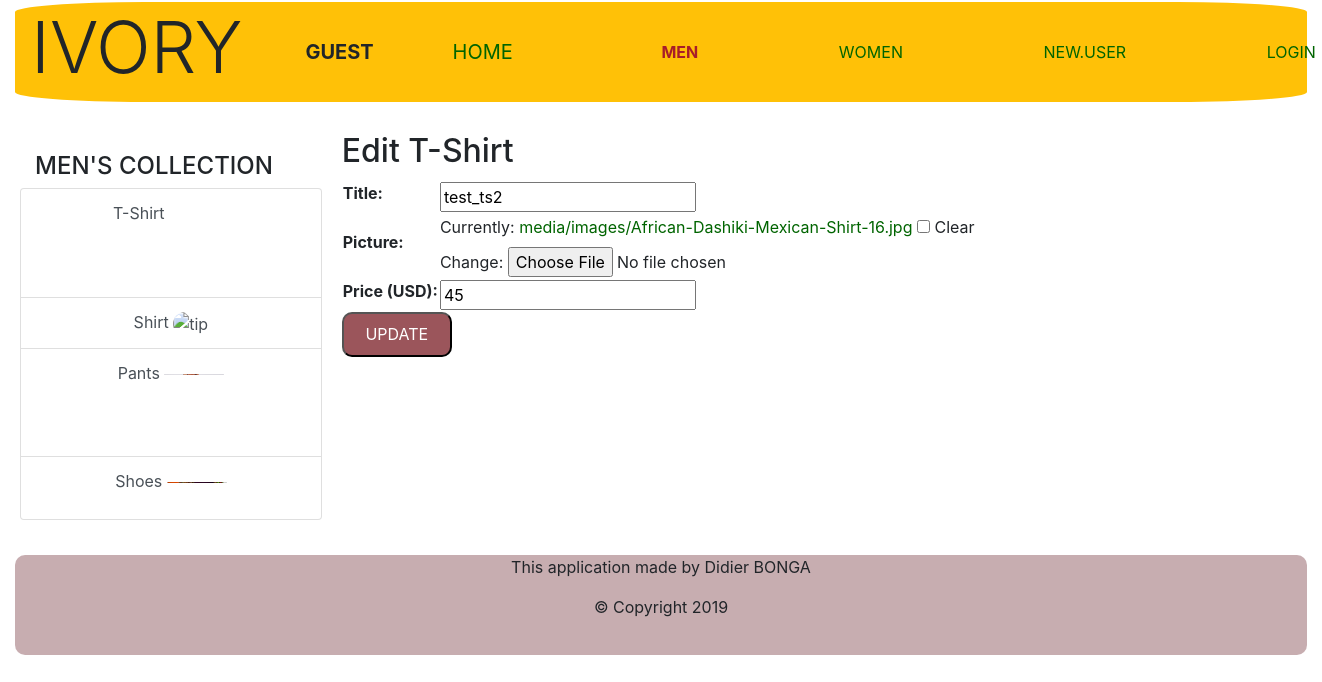
Page /edittshirt/6/ on the earlier database version.
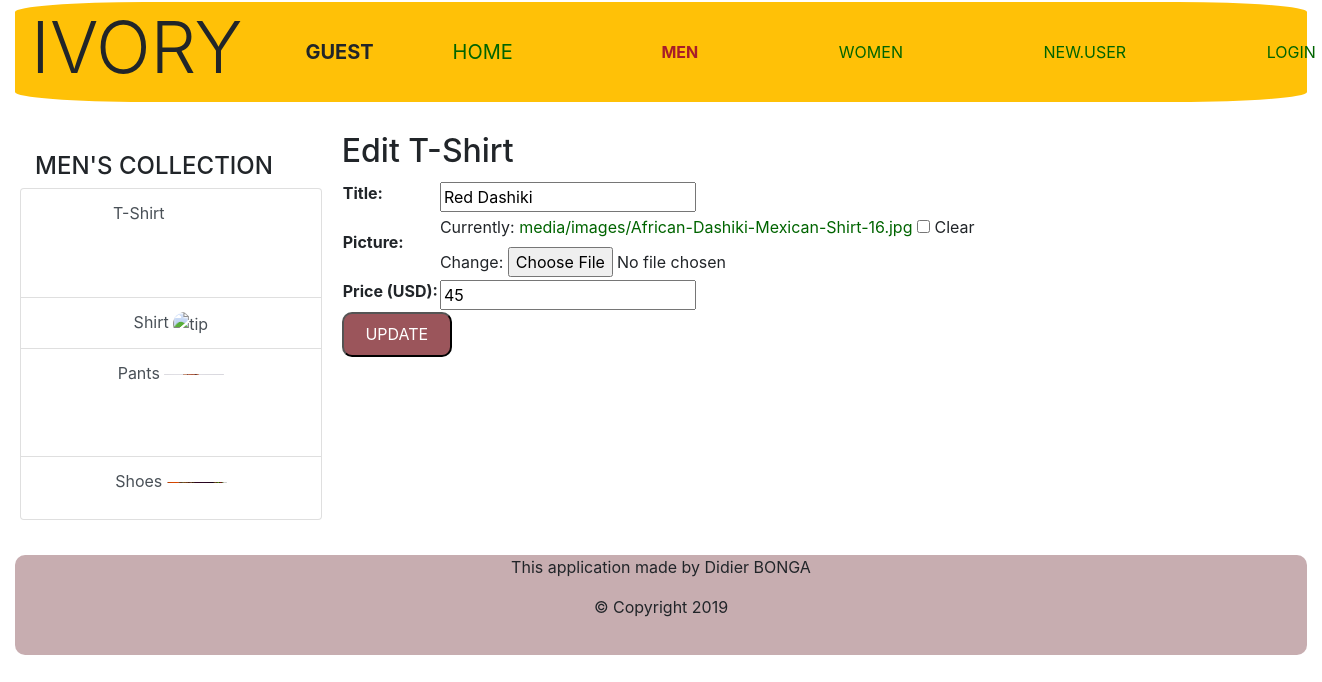
Same page on the later database version.
### ivoryApp/models.py (models this page shows, shortened)
class Tshirt(models.Model):
    ts_title = models.CharField(max_length=200)
    ts_picture = models.ImageField(upload_to="media/images/", null=True, blank=True)
    ts_price = models.IntegerField(default=0)
    ts_ForeignKey = models.ForeignKey(UserLoginModel, on_delete=models.SET_NULL, null=True, blank=True)

### ivoryApp/views.py (the view)
# urls.py: path('edittshirt/<int:ts_id>/', views.edittshirt, name='edittshirt'),
def edittshirt(request, ts_id):
    edit_tshirt = get_object_or_404(Tshirt, pk=ts_id)
    editedTshirt = TshirtForm(request.POST or None, instance=edit_tshirt)
    if editedTshirt.is_valid():
        editedTshirt.save()
        return redirect('tshirtmen')
    return render(request, 'ivoryApp/edititem/editTshirt.html', {'editedTshirt': editedTshirt})

### ivoryApp/forms.py
class TshirtForm(forms.ModelForm):
    class Meta:
        model = Tshirt
        exclude = ["ts_ForeignKey"]
        labels = {
            'ts_title': 'Title',
            'ts_picture': 'Picture',
            'ts_price': 'Price (USD)',
        }

### ivoryApp/templates/ivoryApp/edititem/editTshirt.html (shortened to what this page needs)
{% extends 'ivoryApp/men.html' %}
{% block content %}
<aside>
    <h2>Edit T-Shirt</h2>
    <form method="post">
        <table>
            <tr>
                <td>{{ editedTshirt }}</td>
            </tr>
        </table>
        <button>UPDATE</button>
    </form>
</aside>
{% endblock %}

Differences in the rows shown:
changed Tshirt: ts_title "test_ts2" → "Red Dashiki"
